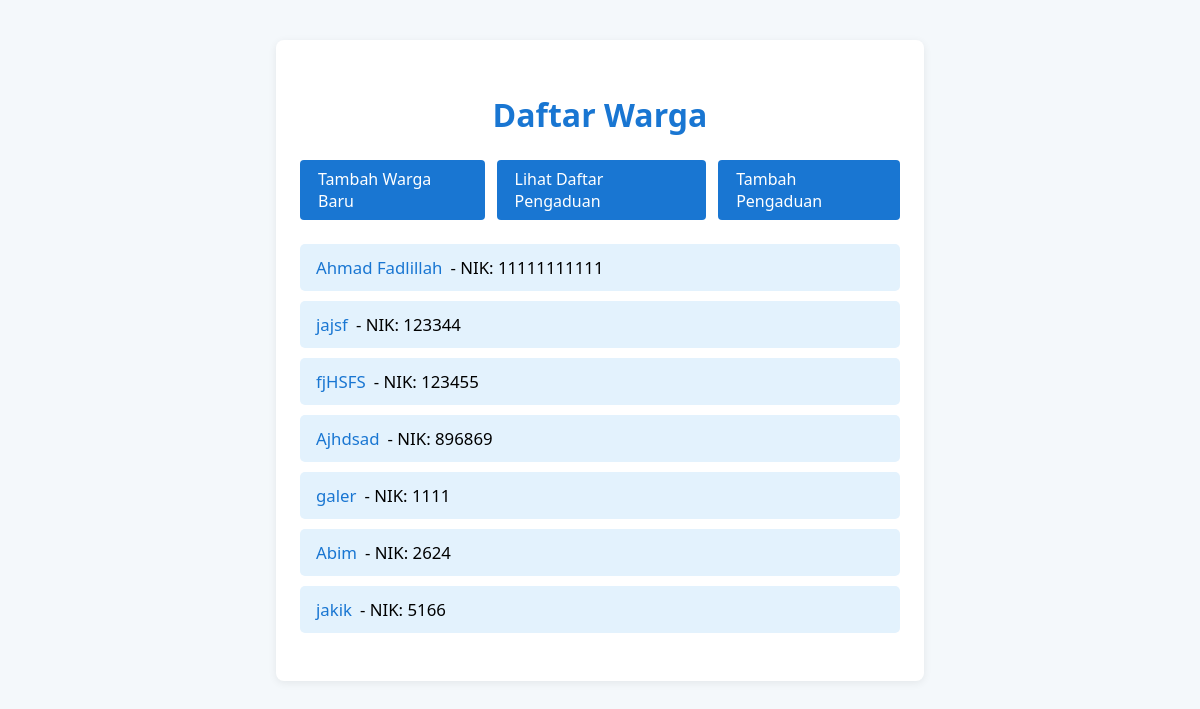
/warga/, run on an earlier commit of the app's database.
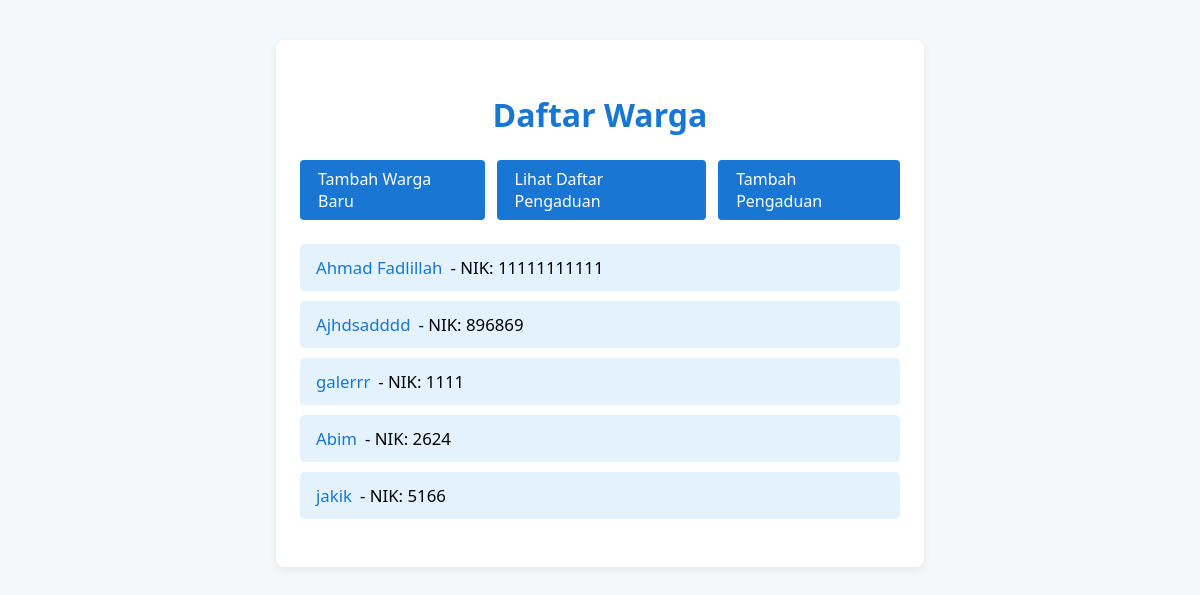
And on a later commit of the database.
### warga/models.py (models this page shows, shortened)
class Warga(models.Model):
    nik = models.CharField(max_length=16, unique=True, verbose_name="Nomor Induk Kependudukan")
    nama_lengkap = models.CharField(max_length=100, verbose_name="Nama Lengkap")
    alamat = models.TextField(verbose_name="Alamat Tinggal")
    no_telepon = models.CharField(max_length=15, blank=True, verbose_name="Nomor Telepon")
    tanggal_registrasi = models.DateTimeField(auto_now_add=True)

### warga/views.py (the view)
# urls.py: path('warga/', WargaListView.as_view(), name="warga-list"),
class WargaListView(ListView):
    model = Warga

### warga/templates/warga/warga_list.html (shortened to what this page needs)
<!DOCTYPE html>
<html lang="en">
<head>
</head>
<body>
    <div class="container">
        <h1>Daftar Warga</h1>
        <div class="actions">
            <a class="btn" href="{% url 'warga-tambah' %}">Tambah Warga Baru</a>
            <a class="btn" href="{% url 'pengaduan-list' %}">Lihat Daftar Pengaduan</a>
            <a class="btn" href="{% url 'pengaduan-tambah' %}">Tambah Pengaduan</a>
        </div>
        <ul>
            {% for warga in object_list %}
                <li>
                    <a href="{% url 'warga' warga.pk %}">{{ warga.nama_lengkap }}</a>
                    <span>- NIK: {{ warga.nik }}</span>
                </li>
            {% empty %}
                <li class="empty">Belum ada data warga yang terdaftar</li>
            {% endfor %}
        </ul>
    </div>
</body>
</html>

What changed in the data, as far as the page shows it:
removed Warga: nama_lengkap "jajsf", nik "123344"
removed Warga: nama_lengkap "fjHSFS", nik "123455"
changed Warga: nama_lengkap "Ajhdsad" → "Ajhdsadddd"
changed Warga: nama_lengkap "galer" → "galerrr"
